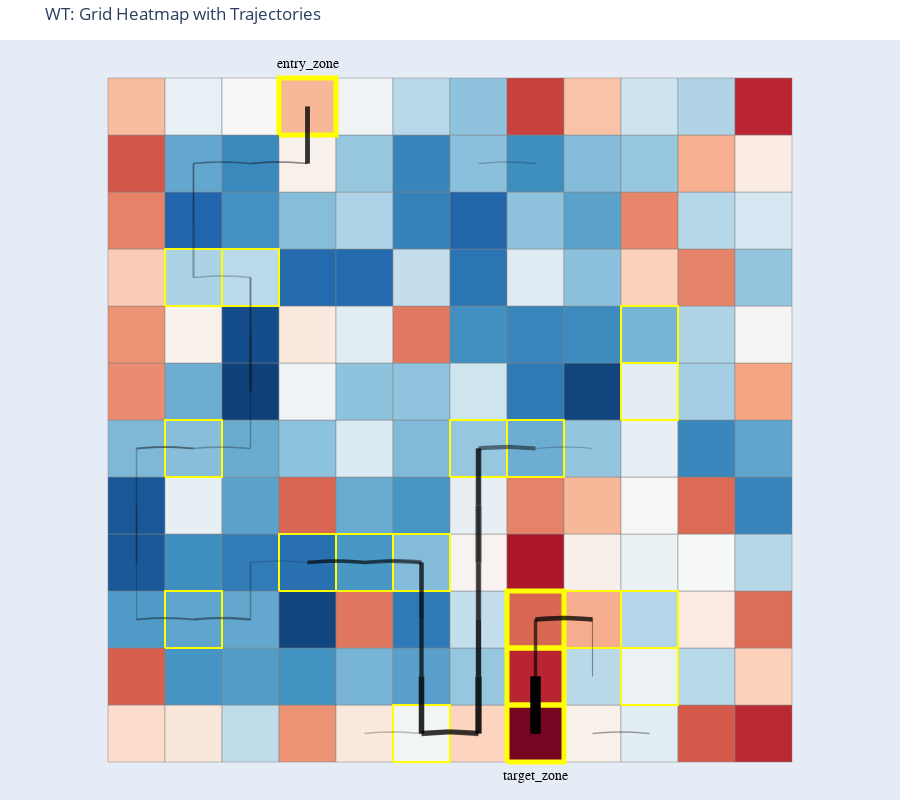

Notebook cell for this chart:
### Markdown cell above
## Interactive Heatmap version

### Code cell
from compass_labyrinth.post_hoc_analysis.level_1 import (
    compute_state_proportion,
    create_grid_geodata,
    get_grid_centroids,
    plot_interactive_heatmap,
    overlay_trajectory_lines_plotly,
)


genotype_name = 'WT'

# 1. Compute state proportions
state_df = compute_state_proportion(df_hmm, genotype_name)

# 2. Load session-specific grid geometry
grid = create_grid_geodata(
    config=config,
    grid_filename=grid_filename,
)

# 3. Merge proportion values to grid
grid_mapped = merge_state_proportions_to_grid(grid, state_df)

# 4. Get grid centroids
grid_centroids = get_grid_centroids(grid_mapped)

# 5. Plot heatmap
fig = plot_interactive_heatmap(
    config=config,
    grid_mapped=grid_mapped,
    genotype_name=genotype_name,
    decision_grids="decision_reward",
    target_grids="target_zone",
    show_fig=False,
    return_fig=True,
)

# 6. Overlay smooth trajectory lines
overlay_trajectory_lines_plotly(
    fig=fig,
    df_hmm=df_hmm,
    genotype_name=genotype_name,
    grid_centroids=grid_centroids,
    top_percent=.1,
)

# 7. Show
fig.show()
